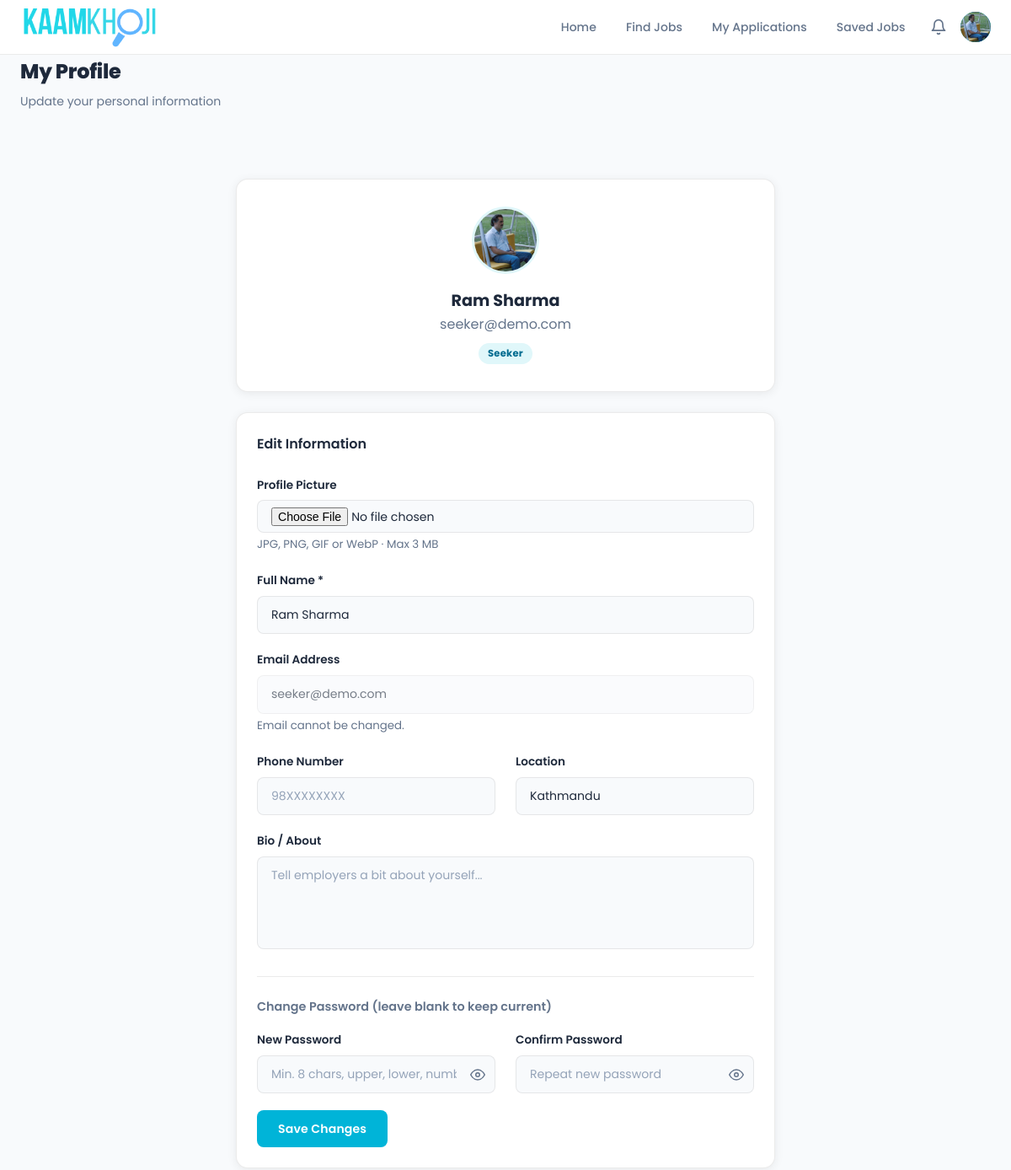
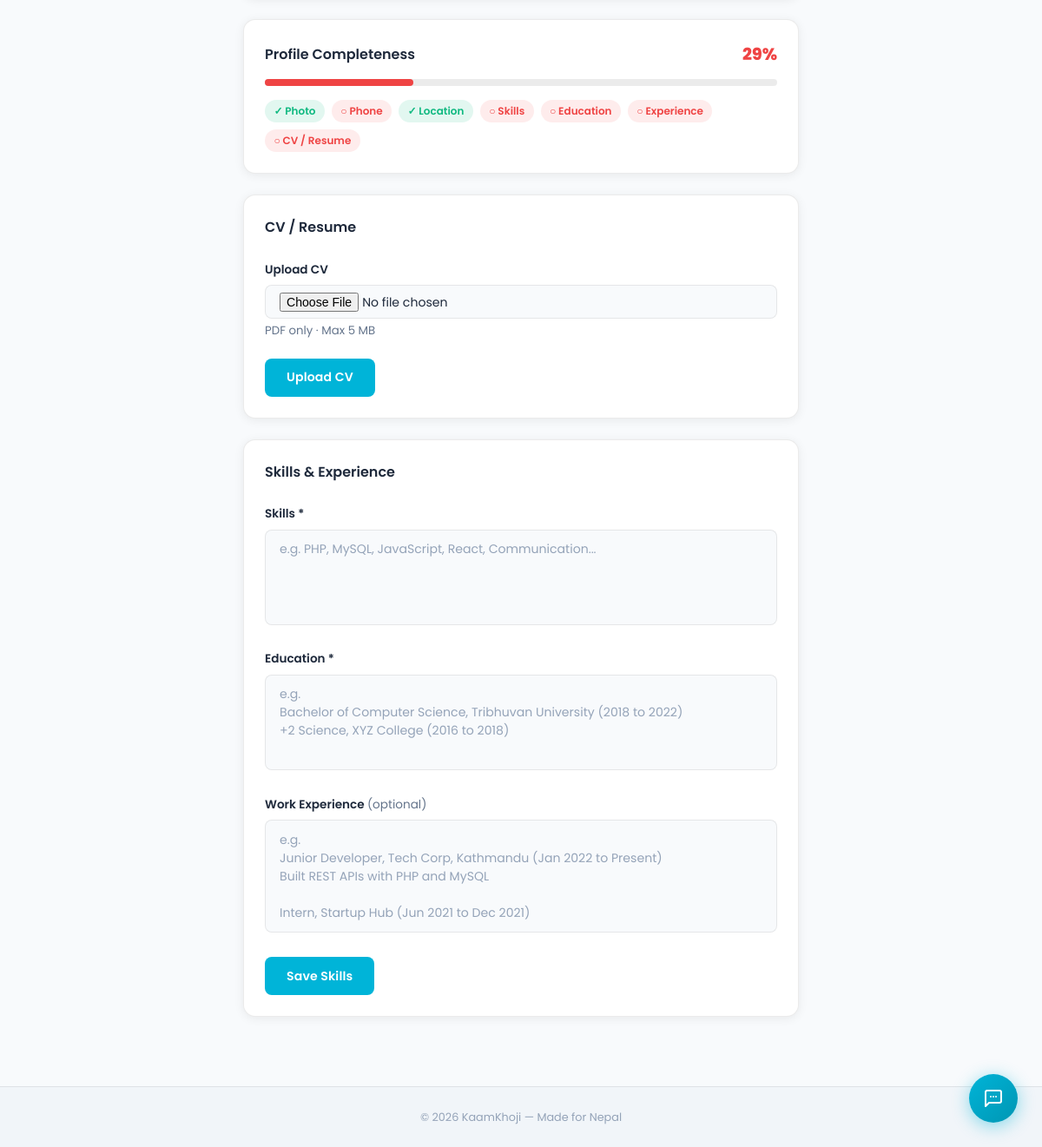
The app's page /pages/profile.php (signed in) with its own data (2 pictures, top to bottom).
### tables this page shows
CREATE TABLE IF NOT EXISTS users (
    id          INT AUTO_INCREMENT PRIMARY KEY,
    name        VARCHAR(100) NOT NULL,
    email       VARCHAR(150) NOT NULL UNIQUE,
    password    VARCHAR(255) NOT NULL,            
    role        ENUM('seeker','employer','admin') NOT NULL DEFAULT 'seeker',
    phone       VARCHAR(20),
    location    VARCHAR(100),
    bio         TEXT,
    created_at  TIMESTAMP DEFAULT CURRENT_TIMESTAMP
);

### includes/auth.php (called while the page is built, shortened)
<?php
function getUserId(): ?int {
    return $_SESSION['user_id'] ?? null;
}

### pages/profile.php (the view, shortened to what this page needs)
<?php
require_once '../includes/auth.php';
$pdo    = getPDO();
$userId = getUserId();
$stmt = $pdo->prepare("SELECT * FROM users WHERE id = ?");
$stmt->execute([$userId]);
$user = $stmt->fetch();
$seekerProfile = null;
if ($user['role'] === 'seeker') {
    $sp = $pdo->prepare("SELECT * FROM jobseeker_profiles WHERE user_id = ?");
    $sp->execute([$userId]);
    $seekerProfile = $sp->fetch() ?: ['skills' => '', 'education' => '', 'experience' => '', 'cv_path' => ''];
}
function getUserProfilePic(int $uid, string $base): ?string
{
    foreach (['jpg', 'jpeg', 'png', 'gif', 'webp'] as $ext) {
        $rel = 'uploads/avatars/' . $uid . '.' . $ext;
        if (file_exists($base . '/' . $rel)) return $rel;
    }
    return null;
}
$uploadBase = dirname(__DIR__);
$existingPic = getUserProfilePic($userId, $uploadBase);
require_once '../includes/header.php';
?>
<div class="page-header">
    <div class="container">
        <h1>My Profile</h1>
        <p>Update your personal information</p>
    </div>
</div>
<div class="container section">
    <div style="max-width:640px; margin:0 auto;">
        <div class="card mb-3" style="text-align:center; padding:2rem;">
            <?php if ($existingPic): ?>
                <?php $picMtime = @filemtime($uploadBase . '/' . $existingPic) ?: time(); ?>
                <img src="<?= BASE_URL ?>/<?= htmlspecialchars($existingPic) ?>?v=<?= $picMtime ?>" alt="Profile"
                    style="width:80px;height:80px;border-radius:50%;object-fit:cover;margin:0 auto 1rem;border:3px solid #e0f7fa;display:block;">
            <?php else: ?>
                <div style="width:80px;height:80px;border-radius:50%;background:#00b4d8;display:flex;align-items:center;justify-content:center;font-size:1.8rem;font-weight:700;color:#fff;margin:0 auto 1rem;">
                    <?= strtoupper(mb_substr($user['name'], 0, 1)) ?>
                </div>
            <?php endif; ?>
            <h2 style="font-size:1.2rem; font-weight:700;"><?= htmlspecialchars($user['name']) ?></h2>
            <p class="text-muted"><?= htmlspecialchars($user['email']) ?></p>
            <span class="status-badge <?= $user['role'] === 'employer' ? 'status-accepted' : ($user['role'] === 'admin' ? 'status-reviewed' : 'status-pending') ?>" style="margin-top:0.5rem; display:inline-block;">
                <?= ucfirst($user['role']) ?>
            </span>
        </div>
        <div class="card">
            <h3 style="font-size:1rem; font-weight:600; margin-bottom:1.5rem;">Edit Information</h3>
            <form method="POST" action="<?= BASE_URL ?>/pages/profile.php" data-validate enctype="multipart/form-data">
                <div class="form-group">
                    <label class="form-label" for="profile_pic">Profile Picture</label>
                    <input type="file" id="profile_pic" name="profile_pic"
                        accept="image/jpeg,image/png,image/gif,image/webp"
                        class="form-control"
                        style="padding:0.45rem 1rem;">
                    <small class="text-muted">JPG, PNG, GIF or WebP · Max 3 MB</small>
                </div>
                <div class="form-group">
                    <label class="form-label" for="name">Full Name *</label>
                    <input type="text" id="name" name="name"
                        class="form-control"
                        value="<?= htmlspecialchars($user['name']) ?>"
                        required>
                </div>
                <div class="form-group">
                    <label class="form-label">Email Address</label>
                    <input type="email" class="form-control" value="<?= htmlspecialchars($user['email']) ?>" disabled
                        style="opacity:0.6; cursor:not-allowed;">
                    <small class="text-muted">Email cannot be changed.</small>
                </div>
                <div class="grid-2">
                    <div class="form-group">
                        <label class="form-label" for="phone">Phone Number</label>
                        <input type="tel" id="phone" name="phone"
                            class="form-control"
                            placeholder="98XXXXXXXX"
                            maxlength="10"
                            pattern="[0-9]{10}"
                            inputmode="numeric"
                            value="<?= htmlspecialchars($user['phone'] ?? '') ?>">
                    </div>
                    <div class="form-group">
                        <label class="form-label" for="location">Location</label>
                        <input type="text" id="location" name="location"
                            class="form-control"
                            placeholder="e.g. Kathmandu"
                            value="<?= htmlspecialchars($user['location'] ?? '') ?>">
                    </div>
                </div>
                <div class="form-group">
                    <label class="form-label" for="bio">Bio / About</label>
                    <textarea id="bio" name="bio"
                        class="form-control"
                        rows="3"
                        style="resize:none;"
                        placeholder="Tell employers a bit about yourself..."><?= htmlspecialchars($user['bio'] ?? '') ?></textarea>
                </div>
                <hr style="border:none; border-top:1px solid var(--border); margin:1.5rem 0;">
                <h4 style="font-size:0.9rem; font-weight:600; margin-bottom:1rem; color:var(--text-muted);">
                    Change Password (leave blank to keep current)
                </h4>
                <div class="grid-2">
                    <div class="form-group">
                        <label class="form-label" for="password">New Password</label>
                        <div class="password-wrap">
                            <input type="password" id="password" name="password"
                                class="form-control"
                                placeholder="Min. 8 chars, upper, lower, number, special">
                            <button type="button" class="pw-toggle" aria-label="Show/hide password" tabindex="-1" onclick="togglePw('password',this)">
                                <svg class="eye-show" xmlns="http://www.w3.org/2000/svg" width="18" height="18" viewBox="0 0 24 24" fill="none" stroke="currentColor" stroke-width="2" stroke-linecap="round" stroke-linejoin="round">
                                    <path d="M1 12s4-8 11-8 11 8 11 8-4 8-11 8-11-8-11-8z" />
                                    <circle cx="12" cy="12" r="3" />
                                </svg>
                            </button>
                        </div>
                    </div>
                    <div class="form-group">
                        <label class="form-label" for="confirm_password">Confirm Password</label>
                        <div class="password-wrap">
                            <input type="password" id="confirm_password" name="confirm_password"
                                class="form-control"
                                placeholder="Repeat new password">
                            <button type="button" class="pw-toggle" aria-label="Show/hide password" tabindex="-1" onclick="togglePw('confirm_password',this)">
                                <svg class="eye-show" xmlns="http://www.w3.org/2000/svg" width="18" height="18" viewBox="0 0 24 24" fill="none" stroke="currentColor" stroke-width="2" stroke-linecap="round" stroke-linejoin="round">
                                    <path d="M1 12s4-8 11-8 11 8 11 8-4 8-11 8-11-8-11-8z" />
                                    <circle cx="12" cy="12" r="3" />
                                </svg>
                            </button>
                        </div>
                    </div>
                </div>
                <button type="submit" class="btn btn-primary">Save Changes</button>
            </form>
        </div>
        <?php if ($user['role'] === 'seeker'): ?>
            <?php
            $completenessItems = [
                'Photo'       => !empty($existingPic),
                'Phone'       => !empty($user['phone']),
                'Location'    => !empty($user['location']),
                'Skills'      => !empty($seekerProfile['skills']),
                'Education'   => !empty($seekerProfile['education']),
                'Experience'  => !empty($seekerProfile['experience']),
                'CV / Resume' => !empty($seekerProfile['cv_path']),
            ];
            $completedCount  = count(array_filter($completenessItems));
            $totalItems      = count($completenessItems);
            $completePct     = (int)round(($completedCount / $totalItems) * 100);
            $completeColor   = $completePct < 40 ? '#ef4444' : ($completePct < 75 ? '#f59e0b' : '#10b981');
            ?>
            <div class="card" style="margin-top:1.5rem;">
                <div style="display:flex; justify-content:space-between; align-items:center; margin-bottom:0.75rem;">
                    <h3 style="font-size:1rem; font-weight:600; margin:0;">Profile Completeness</h3>
                    <span style="font-size:1.2rem; font-weight:800; color:<?= $completeColor ?>;"><?= $completePct ?>%</span>
                </div>
                <div style="background:var(--border,#e2e8f0); border-radius:50px; height:8px; margin-bottom:1rem;">
                    <div style="width:<?= $completePct ?>%; background:<?= $completeColor ?>; border-radius:50px; height:8px; transition:width 0.5s ease;"></div>
                </div>
                <div style="display:flex; flex-wrap:wrap; gap:0.5rem;">
                    <?php foreach ($completenessItems as $label => $done): ?>
                        <span style="font-size:0.75rem; padding:0.2rem 0.65rem; border-radius:50px;
                                 background:<?= $done ? 'rgba(16,185,129,0.12)' : 'rgba(239,68,68,0.1)' ?>;
                                 color:<?= $done ? '#10b981' : '#ef4444' ?>; font-weight:600;">
                            <?= $done ? '✓' : '○' ?> <?= $label ?>
                        </span>
                    <?php endforeach; ?>
                </div>
            </div>
            <div class="card" style="margin-top:1.5rem;">
                <h3 style="font-size:1rem; font-weight:600; margin-bottom:1.5rem;">CV / Resume</h3>
                <form method="POST" action="<?= BASE_URL ?>/pages/profile.php" enctype="multipart/form-data">
                    <div class="form-group">
                        <label class="form-label" for="cv">Upload CV</label>
                        <input type="file" id="cv" name="cv" class="form-control"
                            accept=".pdf,application/pdf"
                            style="padding:0.45rem 1rem;">
                        <small class="text-muted">PDF only &middot; Max 5 MB</small>
                    </div>
                    <button type="submit" class="btn btn-primary">Upload CV</button>
                </form>
            </div>
            <div class="card" style="margin-top:1.5rem;">
                <h3 style="font-size:1rem; font-weight:600; margin-bottom:1.5rem;">Skills &amp; Experience</h3>
                <form method="POST" action="<?= BASE_URL ?>/pages/profile.php">
                    <div class="form-group">
                        <label class="form-label" for="skills">Skills *</label>
                        <textarea id="skills" name="skills" class="form-control" rows="3"
                            placeholder="e.g. PHP, MySQL, JavaScript, React, Communication..."
                            style="resize:none;"
                            required><?= htmlspecialchars($seekerProfile['skills']) ?></textarea>
                    </div>
                    <div class="form-group">
                        <label class="form-label" for="education">Education *</label>
                        <textarea id="education" name="education" class="form-control" rows="4"
                            placeholder="e.g.&#10;Bachelor of Computer Science, Tribhuvan University (2018 to 2022)&#10;+2 Science, XYZ College (2016 to 2018)"
                            style="resize:none;"
                            required><?= htmlspecialchars($seekerProfile['education']) ?></textarea>
                    </div>
                    <div class="form-group">
                        <label class="form-label" for="experience">Work Experience <span style="color:var(--text-muted); font-weight:400;">(optional)</span></label>
                        <textarea id="experience" name="experience" class="form-control" rows="5"
                            placeholder="e.g.&#10;Junior Developer, Tech Corp, Kathmandu (Jan 2022 to Present)&#10;Built REST APIs with PHP and MySQL&#10;&#10;Intern, Startup Hub (Jun 2021 to Dec 2021)"
                            style="resize:none;"><?= htmlspecialchars($seekerProfile['experience']) ?></textarea>
                    </div>
                    <button type="submit" class="btn btn-primary">Save Skills</button>
                </form>
            </div>
        <?php endif; ?>
    </div>
</div>
<?php require_once '../includes/footer.php'; ?>

### records on screen
users: name "Ram Sharma", email "seeker@demo.com", role "Seeker", location "Kathmandu", completePct "29"

### other values on screen
$label "Photo"
$label "Phone"
$label "Location"
$label "Skills"
$label "Education"
$label "Experience"
$label "CV / Resume"
